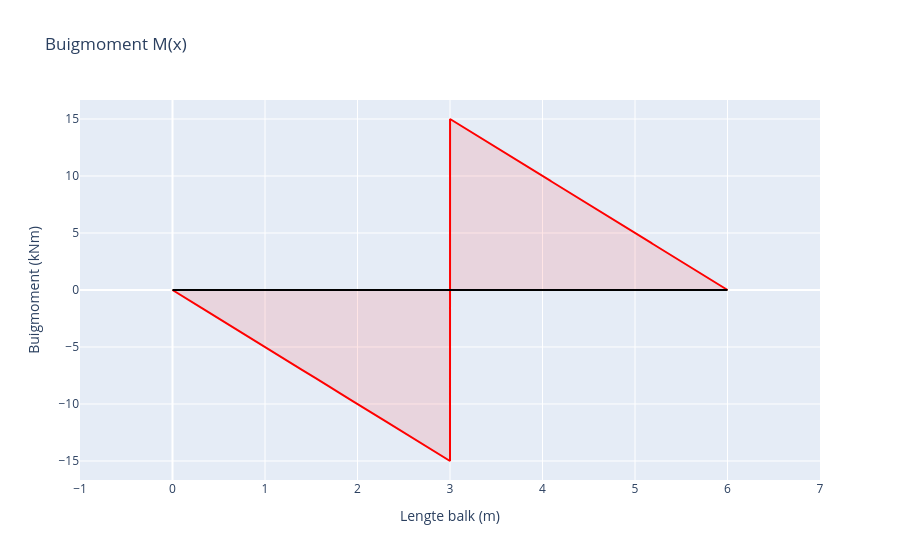

The cell this chart's notebook holds for it:
### Markdown cell above
## Buigmomentgrafiek

### Code cell
layout = go.Layout(
    title="Buigmoment M(x)",
    xaxis=dict(dtick=1,title="Lengte balk (m)", range=[-1, lengteBalk+1]),
    yaxis=dict(title="Buigmoment (kNm)"),
    showlegend=False
)

line = go.Scatter(
    x=X,
    y= sum(bendingMoment),
    mode='lines',
    name='Buigmoment (kNm)',
    fill = 'tonexty',
    line_color='red',
    fillcolor='rgba(255,0,0,0.1)'
)

axis = go.Scatter(
    x= [0,lengteBalk],
    y= [0,0],
    mode='lines',
    line_color='black'
)

fig= go.Figure(data=[line, axis], layout=layout)
fig.show()

### Figure 1 — Plotly figure (JSON) as saved in the notebook; plotly's stock layout.template omitted (floating-point values rounded to 4 significant figures; data arrays with more than 128 entries replaced by an {"elided": "..."} marker saying what was removed)
{"data": [{"fill": "tonexty", "fillcolor": "rgba(255,0,0,0.1)", "line": {"color": "red"}, "mode": "lines", "name": "Buigmoment (kNm)", "type": "scatter", "x": {"elided": "10002 float values"}, "y": {"elided": "10002 float values"}}, {"line": {"color": "black"}, "mode": "lines", "type": "scatter", "x": [0, 6], "y": [0, 0]}], "layout": {"autosize": true, "showlegend": false, "title": {"text": "Buigmoment M(x)"}, "xaxis": {"dtick": 1, "range": [-1, 7], "title": {"text": "Lengte balk (m)"}, "type": "linear"}, "yaxis": {"autorange": true, "range": [-16.67, 16.66], "title": {"text": "Buigmoment (kNm)"}, "type": "linear"}}}
